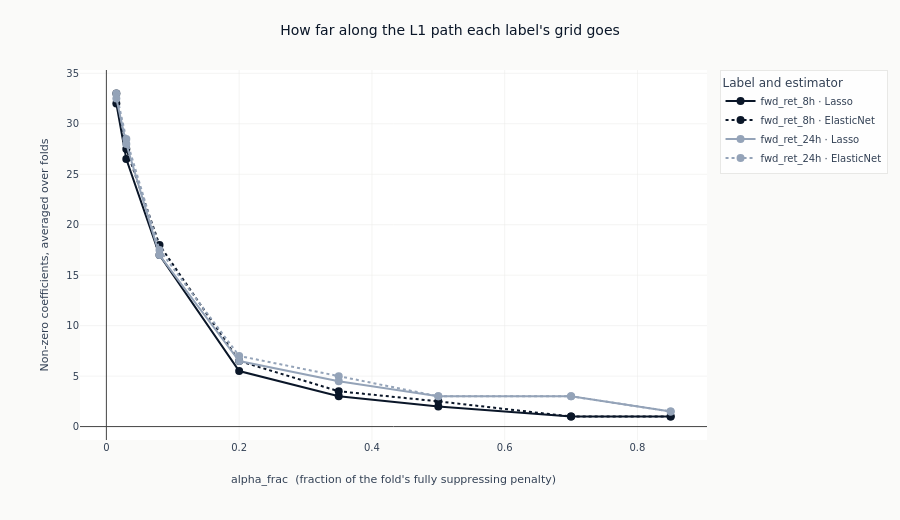

Notebook code cell kept with this figure:
### Code cell
path_colors = [COLORS["blue"], COLORS["copper"], COLORS["amber"], COLORS["recede"]]
# One trace per (label, estimator). Lasso and ElasticNet each contribute a row at every
# alpha_frac, so a single trace per label would double back at every x and merge two distinct
# penalty paths into one zig-zag line.
path_traces = [
    (label, model_class)
    for label in panel_labels
    for model_class in ("Lasso", "ElasticNet")
    if l1.filter((pl.col("label") == label) & (pl.col("model_class") == model_class)).height
]
fig_path = go.Figure()
for label, model_class in path_traces:
    series = l1.filter((pl.col("label") == label) & (pl.col("model_class") == model_class)).sort(
        "alpha_frac"
    )
    fig_path.add_trace(
        go.Scatter(
            x=series.get_column("alpha_frac").to_list(),
            y=series.get_column("surviving_features").to_list(),
            mode="lines+markers",
            name=f"{label} · {model_class}",
            line=dict(
                color=path_colors[panel_labels.index(label) % len(path_colors)],
                width=2,
                dash="solid" if model_class == "Lasso" else "dot",
            ),
            marker=dict(size=8, color=path_colors[panel_labels.index(label) % len(path_colors)]),
        )
    )
fig_path.update_layout(
    title="How far along the L1 path each label's grid goes",
    height=520,
    width=900,
    margin=dict(t=70),
    legend=dict(title_text="Label and estimator"),
)
fig_path.update_xaxes(title_text="alpha_frac  (fraction of the fold's fully suppressing penalty)")
fig_path.update_yaxes(title_text="Non-zero coefficients, averaged over folds")
show_plotly_with_alt(
    fig_path,
    "Line chart of the average number of non-zero coefficients against alpha_frac, one line per "
    "label and estimator, solid for Lasso and dotted for ElasticNet. Every line falls steeply "
    "from the weakest penalty. The eight-hour lines reach one coefficient at alpha_frac 0.7 and "
    "stay there; the 24-hour lines flatten at about three and reach one and a half only at the "
    "strongest penalty in the grid. None of them reaches the value that would zero every "
    "coefficient.",
)

### Figure 1 — Plotly figure (JSON) as saved in the notebook; plotly's stock layout.template omitted (floating-point values rounded to 4 significant figures)
{"data": [{"line": {"color": "#0a1628", "dash": "solid", "width": 2}, "marker": {"color": "#0a1628", "size": 8}, "mode": "lines+markers", "name": "fwd_ret_8h · Lasso", "type": "scatter", "x": [0.015, 0.03, 0.08, 0.2, 0.35, 0.5, 0.7, 0.85], "y": [32.0, 26.5, 17.0, 5.5, 3.0, 2.0, 1.0, 1.0]}, {"line": {"color": "#0a1628", "dash": "dot", "width": 2}, "marker": {"color": "#0a1628", "size": 8}, "mode": "lines+markers", "name": "fwd_ret_8h · ElasticNet", "type": "scatter", "x": [0.015, 0.03, 0.08, 0.2, 0.35, 0.5, 0.7, 0.85], "y": [33.0, 27.5, 18.0, 6.5, 3.5, 2.5, 1.0, 1.0]}, {"line": {"color": "#94a3b8", "dash": "solid", "width": 2}, "marker": {"color": "#94a3b8", "size": 8}, "mode": "lines+markers", "name": "fwd_ret_24h · Lasso", "type": "scatter", "x": [0.015, 0.03, 0.08, 0.2, 0.35, 0.5, 0.7, 0.85], "y": [32.5, 28.0, 17.0, 6.5, 4.5, 3.0, 3.0, 1.5]}, {"line": {"color": "#94a3b8", "dash": "dot", "width": 2}, "marker": {"color": "#94a3b8", "size": 8}, "mode": "lines+markers", "name": "fwd_ret_24h · ElasticNet", "type": "scatter", "x": [0.015, 0.03, 0.08, 0.2, 0.35, 0.5, 0.7, 0.85], "y": [33.0, 28.5, 17.5, 7.0, 5.0, 3.0, 3.0, 1.5]}], "layout": {"height": 520, "legend": {"title": {"text": "Label and estimator"}}, "margin": {"t": 70}, "title": {"text": "How far along the L1 path each label's grid goes"}, "width": 900, "xaxis": {"title": {"text": "alpha_frac  (fraction of the fold's fully suppressing penalty)"}}, "yaxis": {"title": {"text": "Non-zero coefficients, averaged over folds"}}}}
